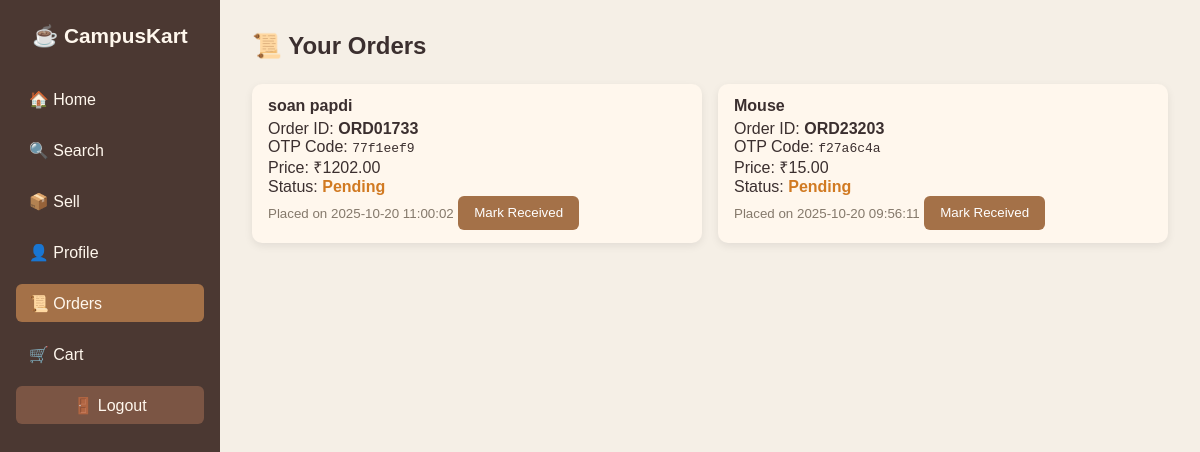
Page /orders (signed in) on the committed database.
### tables this page shows
CREATE TABLE orders (
        id INTEGER PRIMARY KEY AUTOINCREMENT,
        order_id TEXT UNIQUE,
        buyer_id INTEGER,
        item_name TEXT,
        price REAL,
        seller_name TEXT,
        seller_email TEXT,
        status TEXT DEFAULT 'pending',
        hashed_otp TEXT,
        created_at TIMESTAMP DEFAULT CURRENT_TIMESTAMP,
        FOREIGN KEY (buyer_id) REFERENCES users (user_id)
    );

### app.py (the view)
@app.route("/orders")
@login_required
def orders():
    conn = get_db()
    orders = conn.execute(
        "SELECT order_id, item_name, price, status, hashed_otp, created_at "
        "FROM orders WHERE buyer_id=? ORDER BY id DESC",
        (session["user_id"],),
    ).fetchall()
    return render_template("orders.html", orders=orders)

### app.py (called while the page is built)
def get_db():
    conn = sqlite3.connect("database.db")
    conn.row_factory = sqlite3.Row
    return conn

### utils.py (called while the page is built)
def login_required(f):
    @wraps(f)
    def wrapper(*args, **kwargs):
        if "user_id" not in session:
            flash("Please log in first.", "warning")
            return redirect(url_for("login"))
        return f(*args, **kwargs)
    return wrapper

### templates/orders.html (shortened to what this page needs)
{% extends "base.html" %} {% block content %}
<div class="orders-container">
  <h2 class="mb-4">📜 Your Orders</h2>
  {% if orders and orders|length > 0 %}
  <div class="card-grid">
    {% for o in orders %}
    <div class="card">
      <div class="card-content">
        <h4>{{ o.item_name }}</h4>
        <p>Order ID: <b>{{ o.order_id }}</b></p>
        <p>OTP Code: <code>{{ o.hashed_otp }}</code></p>
        <p>Price: ₹{{ "%.2f"|format(o.price) }}</p>
        <p>
          Status:
          <span class="order-status status-{{ o.status|replace(' ', '_') }}">
            {{ o.status|replace('_', ' ')|capitalize }}
          </span>
        </p>
        <small class="text-muted">Placed on {{ o.created_at }}</small>
        {% if o.status != 'completed' %}
        <button class="btn mt-3 mark-received" data-order="{{ o.order_id }}">
          Mark Received
        </button>
        {% else %}
        <p class="text-muted mt-3">✔ Received</p>
        {% endif %}
      </div>
    </div>
    {% endfor %}
  </div>
  {% else %}
  <p class="text-muted">No orders yet.</p>
  {% endif %}
</div>
{% endblock %}

### templates/base.html (shortened to what this page needs)
<!DOCTYPE html>
<html lang="en">
  <head>
    <link
      rel="stylesheet"
      href="{{ url_for('static', filename='css/style.css') }}"
    />
  </head>
  <body>
    <aside class="sidebar">
      <div class="logo">☕ CampusKart</div>
      <nav class="nav-menu">
        <a href="{{ url_for('home') }}">🏠 Home</a>
        <a href="{{ url_for('search') }}">🔍 Search</a>
        <a href="{{ url_for('sell') }}">📦 Sell</a>
        <a href="{{ url_for('profile') }}">👤 Profile</a>
        <a href="{{ url_for('orders') }}">📜 Orders</a>
        <a href="{{ url_for('cart') }}">🛒 Cart</a>
        <a href="{{ url_for('logout') }}" class="logout">🚪 Logout</a>
      </nav>
    </aside>
    <main class="main-content">
       {% block content %}{% endblock %}
    </main>
  </body>
</html>

### static/css/style.css (style rules this page uses)
* { margin: 0; padding: 0; box-sizing: border-box; }
body { font-family: "Poppins", sans-serif; background-color: #f5efe6; color: #3b2f2f; display: flex; min-height: 100vh; }
.sidebar { width: 220px; background: #4b3832; color: #fff7ed; display: flex; flex-direction: column; padding: 1.5rem 1rem; }
.sidebar .logo { font-weight: 700; font-size: 1.3rem; margin-bottom: 2rem; text-align: center; }
.nav-menu { display: flex; flex-direction: column; gap: 0.8rem; }
.nav-menu a { color: #fff7ed; text-decoration: none; padding: 0.6rem 0.8rem; border-radius: 6px; transition: 0.2s; }
.nav-menu a.logout { margin-top: auto; background: #7b5544; text-align: center; }
.main-content { flex: 1; padding: 2rem; overflow-y: auto; }
.btn { background: #a47148; color: white; border: none; border-radius: 6px; padding: 0.6rem 1rem; cursor: pointer; transition: 0.2s; }
.card-grid { display: grid; grid-template-columns: repeat(auto-fit, minmax(240px, 1fr)); gap: 1rem; }
.card { background: #fff7ed; border-radius: 10px; box-shadow: 0 3px 8px rgba(0, 0, 0, 0.08); overflow: hidden; }
.card-content { padding: 0.8rem 1rem; }
.card-content h4 { font-weight: 600; margin-bottom: 0.3rem; }
.text-muted { color: #85796b; }
.order-status { font-weight: 600; text-transform: capitalize; }
.status-pending { color: #d17a22; }
.mb-4 { margin-bottom: 1.5rem; }

### rows in the picture
orders: item_name "soan papdi", order_id "ORD01733", hashed_otp "77f1eef9", price "1202.00", status "Pending", created_at "2025-10-20 11:00:02"
orders: item_name "Mouse", order_id "ORD23203", hashed_otp "f27a6c4a", price "15.00", status "Pending", created_at "2025-10-20 09:56:11"
